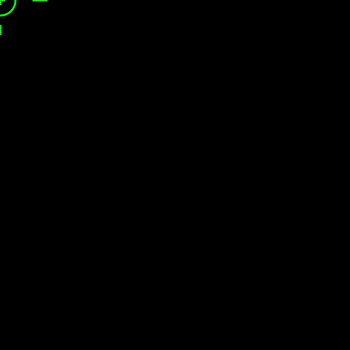
Frame 1 (no input)
Frame 60 (the mouse pressed at the canvas centre just before this capture): identical to frame 1, image omitted
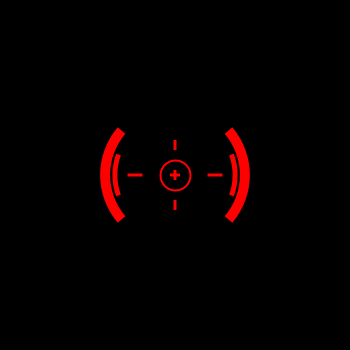
Frame 120 (the mouse held since frame 60 and released just before this capture)

The Processing sketch that drew these frames (run headless with seeded random() and noise(); from frame 60 on, the mouse is pressed at the canvas centre):

// Processing sketch: processing_98565
// ── processing_98565.pde

float arc_b_r = 0;
float arc_s_r = 0;

float t = 0;

int flg1 = 0;
int flg2 = 0;
int flg3 = 0;

color c;

void setup() {
  size(350, 350);
  colorMode(HSB, 360, 100, 100);
  background(0);
  smooth();
  strokeCap(SQUARE);
  rectMode(CENTER);

  noCursor();
}

void draw() {
  background(0);

  scope(mouseX, mouseY);
}

void scope(int mX, int mY) {
  if (mousePressed == true) {
    arc_b_r += 10;
    if (arc_b_r > 140) {
      arc_b_r = 140;
      flg1 = 1;
    }

    arc_s_r += 10;
    if (arc_s_r > 120) {
      arc_s_r = 120;
      flg2 = 1;
    }

    t+=0.25;
    if (t > TWO_PI) {
      t = TWO_PI;
      flg3  = 1;
    }
  }
  else {
    c = color(119, 100, 100);
    arc_b_r = 0;
    arc_s_r = 0;

    t = 0;

    flg1 = 0;
    flg2 = 0;
    flg3 = 0;
  }

  if (flg1 == 1 && flg2 == 1 && flg3 == 1) {
    c = color(0, 100, 100);
  }
  else {
    c = color(119, 100, 100);
  }

  pushMatrix();
  translate(mX, mY);
  noFill();
  stroke(c);
  strokeWeight(5);
  pushMatrix();
  translate(0, 0);
  rotate(t);
  arc(0, 0, arc_s_r, arc_s_r, radians(-20), radians(20));
  arc(0, 0, arc_s_r, arc_s_r, radians(-20+180), radians(20+180));
  popMatrix();

  strokeWeight(10);
  arc(0, 0, arc_b_r, arc_b_r, radians(-40), radians(40));
  arc(0, 0, arc_b_r, arc_b_r, radians(-40+180), radians(40+180));

  strokeWeight(2);
  ellipse(0, 0, 30, 30);

  fill(c);
  noStroke();
  rect(0, -30, 3, 10);
  rect(0, 30, 3, 10);
  rect(-40, 0, 15, 3);
  rect(40, 0, 15, 3);

  rect(0, 0, 3, 10);
  rect(0, 0, 10, 3);

  popMatrix();
}
